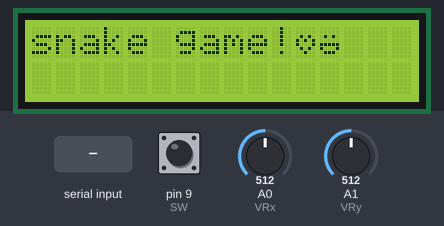
A sketch run on a simulated Arduino Uno, built with avr-gcc and run on an emulated ATmega328P. Parts: 16×2 character LCD. The test bench sets the inputs (shaded band); at power-on: pin 9 (SW) HIGH, A0 (VRx) = 512, A1 (VRy) = 512. What the sketch prints to the serial monitor is not drawn.

Above: at 1.2 s.
1.3 s: "1" received over Serial
At 2.4 s:
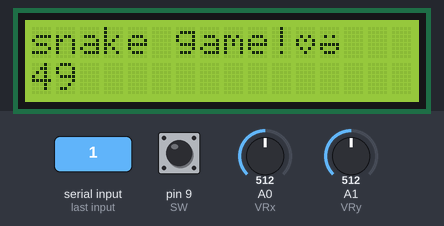
2.9 s: "0" received over Serial
Timing chart, 0 to 5.9 s (numbered marks = the images above; inputs shaded):
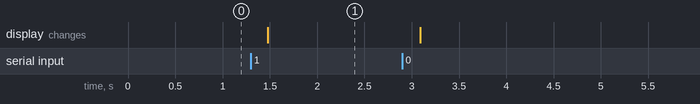

Measured:
- after the input at 1.3 s, the display: changes after 0.18 s (image 1)

The sketch:

a6.ino
```cpp
// Code for joystick pulls from https://arduinogetstarted.com/tutorials/arduino-joystick
// Code for averaging pulls from https://brodycyphers.wordpress.com/2021/11/09/simple-game-with-p5-js/
// Code for LCD setup from https://docs.arduino.cc/learn/electronics/lcd-displays/
// LCD custom characters from https://deepbluembedded.com/lcd-custom-character-arduino/

// Include library for LCD screen
#include <LiquidCrystal.h>

// initialize library by associating LCD interface pins with respective arduino pin number
const int rs = 12, en = 11, d4 = 5, d5 = 4, d6 = 3, d7 = 2;
LiquidCrystal lcd(rs, en, d4, d5, d6, d7);

// define LCD custom characters
uint8_t SmileyFaceChar[] = {0x00, 0x00, 0x0a, 0x00, 0x1f, 0x11, 0x0e, 0x00};
uint8_t HeartChar[] = {0x00, 0x00, 0x0a, 0x15, 0x11, 0x0a, 0x04, 0x00};

// define constant variables (unchanging) for Arduino pins connected to joystick inputs
const int VRx = A0;
const int VRy = A1;
const int SW = 9;

// Set number of readings to average (unchanging)
const int numReadings = 3;

// Variables to enable averaging
int Xreadings[numReadings]; // array of readings from the analog input
int XreadIndex = 0;         // the index of the current reading
int Xtotal = 0;             // the running total
int Xaverage = 0;           // the average

int Yreadings[numReadings]; // array of readings from the analog input
int YreadIndex = 0;         // the index of the current reading
int Ytotal = 0;             // the running total
int Yaverage = 0;           // the average

// Variable to recieve and store score
int score;

void setup() {
  // begin Serial communication
  Serial.begin(9600);

  // set PinModes for joystick inputs
  pinMode(VRx, INPUT);
  pinMode(VRy, INPUT);
  pinMode(SW, INPUT_PULLUP);

  // set up array for average readings to clear jitter
  for (int thisReading = 0; thisReading < numReadings; thisReading++) {
    Xreadings[thisReading] = 0;
  }

  for (int thisReading = 0; thisReading < numReadings; thisReading++) {
    Yreadings[thisReading] = 0;
  }

  // set up the LCD's number of columns and rows:
  lcd.begin(16, 2);
  // send the custom characters to LCD's CGRAM
  lcd.createChar(0, HeartChar);
  lcd.createChar(1, SmileyFaceChar);
  // clear LCD
  lcd.clear();
  // prints a message to the LCD.
  lcd.print("snake game!");
  lcd.write(byte(0));
  lcd.write(byte(1));
}

void loop() {
  // read and store the state of the joystick switch
  int switchState = digitalRead(SW);

  // use averaging function, first for x-axis
  Xtotal -= Xreadings[XreadIndex]; // subtract the last reading
  Xreadings[XreadIndex] = analogRead(VRx); // read x value from joystick and add to x reading array
  Xtotal += Xreadings[XreadIndex]; // add reading to total
  XreadIndex++; // go to next reading in array

  // wrap to beginning of array when at end
  if (XreadIndex >= numReadings) {
    XreadIndex = 0;
  }

  // calculate x average
  Xaverage = Xtotal / numReadings;

  // continue to use averaging function from setup, now for y-axis
  Ytotal -= Yreadings[YreadIndex]; // subtract the last reading
  Yreadings[YreadIndex] = analogRead(VRy); // read y value from joystick and add to y reading array
  Ytotal += Yreadings[YreadIndex]; // add reading to total
  YreadIndex++; // go to next reading in array

  // wrap to beginning of array when at end
  if (YreadIndex >= numReadings) {
    YreadIndex = 0;
  }

  // calculate y average
  Yaverage = Ytotal / numReadings;

  // delay in between reads for stability
  delay(100);

  // send joystick values
  Serial.print(Xaverage);
  Serial.print(",");
  Serial.print(Yaverage);
  Serial.print(",");
  Serial.println(switchState);

  // if serial data arrives
  if (Serial.available()) {
    // wait for the entire message to arrive
    delay(100);
    // read available data
    while (Serial.available() > 0) {
      // display data on the LCD
      score = int(Serial.read());
      lcd.setCursor(0, 1);
      lcd.print(score);
    }
  }
}
```
